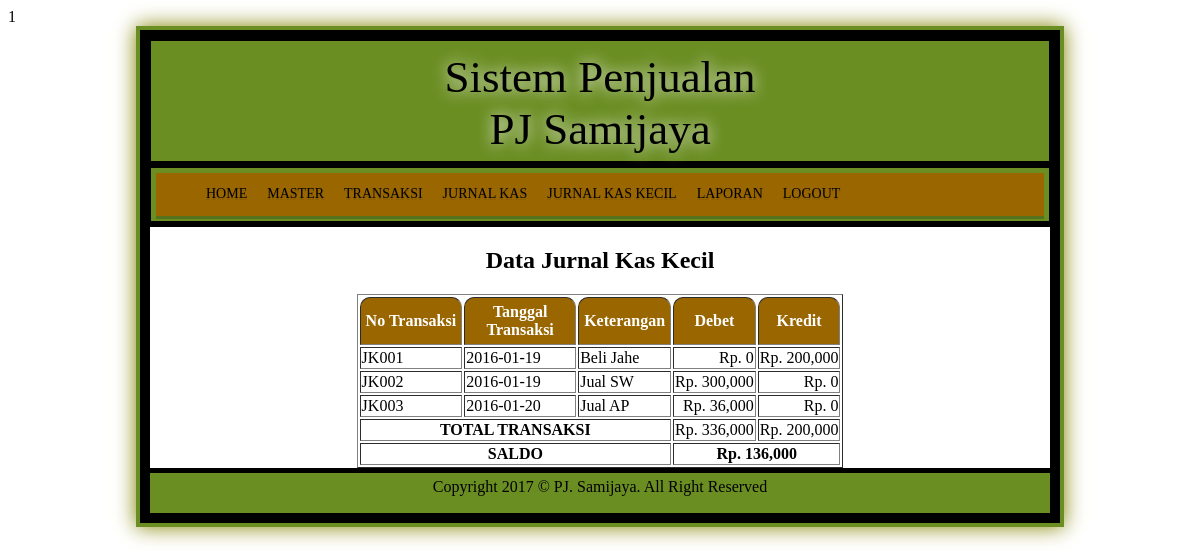
Screenshot of /home.php?page=view_kas_kecil (signed in) with the database file from the repository.
### tables this page shows
CREATE TABLE `jurnal_kas_kecil` (
  `no_jurnal` char(10) NOT NULL,
  `keterangan` varchar(255) NOT NULL,
  `tgl` date NOT NULL,
  `debet` float NOT NULL,
  `kredit` float NOT NULL
);

### jurnal_kas/view_kas_kecil.php (the view, shortened to what this page needs)
<?php include "../koneksi.php" ?>
<h2 align="center">Data Jurnal Kas Kecil</h2>
<table align='center' border=1>
	<tr>
		<th>No Transaksi</th><th width="100">Tanggal Transaksi</th><th>Keterangan</th><th>Debet</th><th>Kredit</th>
	</tr>
			<?php
			$tot_debet=0;
			$tot_kredit=0;
			$select="select * from jurnal_kas_kecil";
			$query=mysqli_query($konek,$select);
			while($row=mysqli_fetch_array($query)){
				$debet=$row['debet'];
				$kredit=$row['kredit'];
				$tot_debet=$tot_debet+$debet;
				$tot_kredit=$tot_kredit+$kredit;
				?>
				<tr>
					<td><?php echo $row['no_jurnal'];?></td>
					<td><?php echo $row['tgl'];?></td>
					<td><?php echo $row['keterangan'];?></td>
					<td align="right">Rp. <?php echo number_format($debet,0,'.',','); ?></td>
					<td align="right">Rp. <?php echo number_format($kredit,0,'.',','); ?></td>
				</tr>
				<?php
			}
			?>
			<tr>
				<td colspan="3" align="center"><b>TOTAL TRANSAKSI</b></td>
				<td align="right">Rp. <?php if(!empty($tot_debet)){ echo number_format($tot_debet,0,'.',','); } ?></td>
				<td align="right">Rp. <?php if(!empty($tot_kredit)){ echo number_format($tot_kredit,0,'.',','); } ?></td>
			</tr>
			<?php
				$saldo=$tot_debet-$tot_kredit;
			?>
			<tr>
				<td colspan="3" align="center"><b>SALDO</b></td>
				<td colspan="2" align="center"><b>Rp. <?php if (!empty($saldo)){ echo number_format($saldo,0,'.',','); } ?></b></td>
			</tr>
</table>

### home.php (shortened to what this page needs)
<?php
include "koneksi.php";
?>
<html>
	<head>
		<link href="style.css" rel="stylesheet" type="text/css" />
	</head>
	<body>
		<div id="wrap">
			<div id="header">
				<center>
				Sistem Penjualan</br>
				PJ Samijaya
				</center>
			</div>
			<div id="menu">
			<div id="menucss">
				<ul>
					<li><a href="home.php?page=content">Home</a></li>
					<li><a href="#">Master</a>
					</li>
					<li style="display: <?php if ($_SESSION['level'] == 3) echo 'none'; else echo 'block'; ?>" id="dis"><a href="#">Transaksi</a>
					</li>
					<li style="display: <?php if ($_SESSION['level'] == 3 || $_SESSION['level'] == 2) echo 'none'; else echo 'block'; ?>"><a href="#">Jurnal Kas</a>
					</li>
					<li style="display: <?php if ($_SESSION['level'] == 3) echo 'none'; else echo 'block'; ?>"><a href="#">Jurnal Kas Kecil</a>
					</li>
					<li> <a href="#">Laporan</a>
					</li>
					<li><a href="logout.php">Logout</a></li>
				</ul>
			</div>
			</div>
			<div id="content">
					<?php
						$page=(isset($_GET['page']))?$_GET['page']:"main";
						switch($page){
						case 'view_kas_kecil'				:include"jurnal_kas/view_kas_kecil.php";break;
						}
					?>
		</div>
			<div id="footer">
					Copyright 2017 &copy; PJ. Samijaya. All Right Reserved
			</div>
		</div>
	</body>
</html>

### style.css (style rules this page uses)
body { background : url(images/back.jpg); font-family : Poor Richard; }
a { text-decoration : none; list-style : none; }
#wrap { margin : auto; height : auto; width : 900px; border : 4px solid #6B8E23; padding : 10px; background : black; box-shadow : #808000 0 0 20px; }
#header { border : 1px solid black; background : #6B8E23; height : 100px; padding : 10px; font-size : 45px; text-shadow : #ffffff 0 0 15px; }
#menu { border : 1px solid black; padding : 5px; margin-top : 5px; margin-bottom : 5px; background : #6B8E23; }
#menucss { width : 100%; margin : auto; background : #996600; height : 43px; text-transform : uppercase; box-shadow : 0px 3px 0px rgba(0,0,0,0.2); z-index : 99; }
#menucss ul { list-style-type : none; z-index : 99; width : auto; margin : auto; }
#menucss ul li { float : left; position : relative; padding : 10px; -moz-transition : all 0.3s ease-in-out; -webkit-transition : all 0.3s ease-in-out; -o-transition : all 0.3s ease-in-out; transition : all 0.3s ease-in-out; }
#menucss ul li a { color : #000000; line-height : 22px; font-size : 14px; display : block; text-decoration : none; -moz-transition : all 0.3s ease-in-out; -webkit-transition : all 0.3s ease-in-out; -o-transition : all 0.3s ease-in-out; transition : all 0.3s ease-in-out; text-shadow : 0px 2px 0px rgba(0,0,0,0.1); }
#content { overflow : scroll; margin-top : 5px; margin-bottom : 5px; background : white; }
table th { background : #996600; border-top-left-radius : 10px; border-top-right-radius : 10px; padding : 5px; color : white; }
#footer { text-align : center; height : 30px; padding : 5px; background : #6B8E23; }

### rows the page displays
jurnal_kas_kecil: no_jurnal "JK001", tgl "2016-01-19", keterangan "Beli Jahe", debet "0", kredit "200,000"
jurnal_kas_kecil: no_jurnal "JK002", tgl "2016-01-19", keterangan "Jual SW", debet "300,000", kredit "0"
jurnal_kas_kecil: no_jurnal "JK003", tgl "2016-01-20", keterangan "Jual AP", debet "36,000", kredit "0"

### other values shown
$tot_debet "336,000"
$tot_kredit "200,000"
$saldo "136,000"
